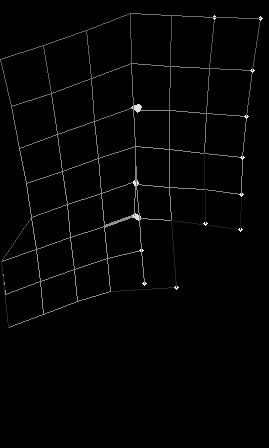
#> input picture demo.jpg, 269 x 448 px, found by its file name
$ python houghCircles.py
#> lines starting #> are read from the running program, lines starting #| are printed output that depends on the picture
import cv2
import numpy as np


folderPath = "laser/"
img  =cv2.imread(folderPath + "demo.jpg")
#> img is the input picture: shape (448, 269, 3); min 0, max 244, mean 3.8
img = cv2.resize(img, None, fx = 0.35, fy = 0.35)
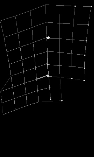
#> img: shape (157, 94, 3); min 0, max 231, mean 3.9

height,width,channels = img.shape
#> height = 157; width = 94; channels = 3

grayscale = np.zeros((height,width, 1), np.uint8)
original = np.zeros((height,width, 1), np.uint8)


for i in range(0, height):
  for j in range(0, width):
    b,g,r = img[i,j]
    grayscale[i,j] = g


img = cv2.medianBlur(grayscale,5)
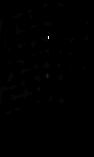
#> img: shape (157, 94); min 0, max 38, mean 0.1; drawn with min black and max white
cv2.imshow("img", img)
cv2.waitKey()
circles = cv2.HoughCircles(img,cv2.HOUGH_GRADIENT,1.2, 5)
#> circles = None
print(circles)
#| None
#circles = np.uint16(np.around(circles))
#> (the run stopped early here; a loop or call above may not have finished)
